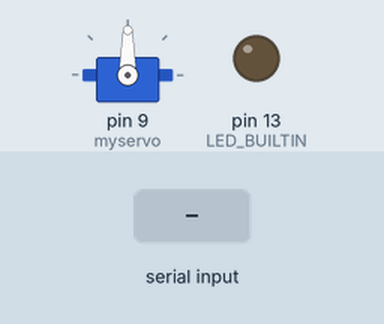
Recording of a sketch running on a simulated Arduino Uno, built with avr-gcc and run on an emulated ATmega328P. On the bench: servo, output pins drawn as LEDs (lit = HIGH). The test bench sets the inputs (shaded band).

Above: at 1.2 s.
1.3 s: byte 30 received over Serial
At 1.45 s:
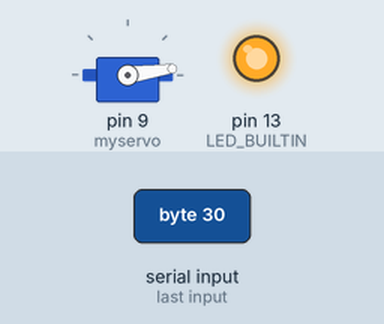
At 2.05 s:
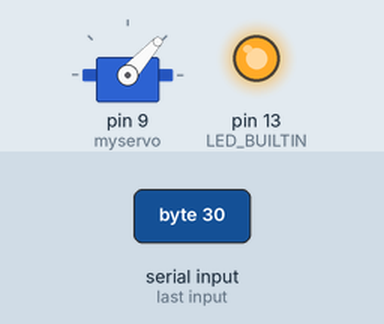
Timing chart, 0 to 4.3 s (numbered marks = the images above; inputs shaded):
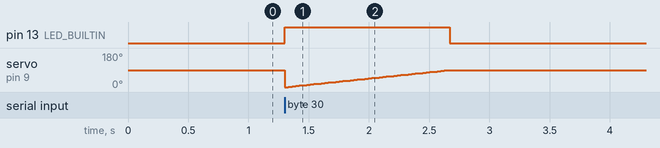

Measured:
- after the input at 1.3 s, pin 13 (LED_BUILTIN): LOW → HIGH at once, → LOW 1.4 s later

The sketch:

arduino.ino
```cpp
#include <Servo.h>
int pos = 0;
Servo myservo;
char c;

void setup() {
  Serial.begin(9600);
  myservo.attach(9);
  pinMode(LED_BUILTIN, OUTPUT);
}

void loop() {
  digitalWrite(LED_BUILTIN, LOW);

  if (Serial.available() > 0) {
    c = Serial.read();
    digitalWrite(LED_BUILTIN, HIGH);
    for (pos = 0; pos <= 90; pos++) {
      myservo.write(pos);
      delay(15);
    }
  }
}
```
